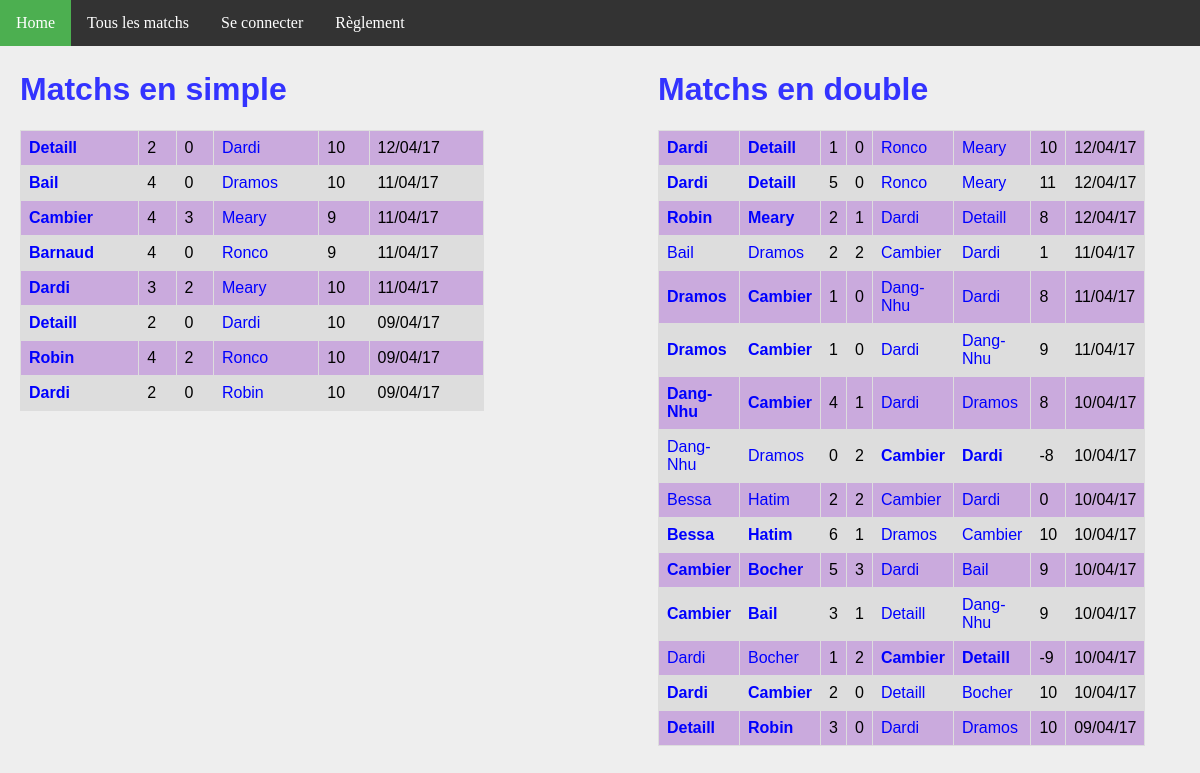
The app's page /matchs/, older data.
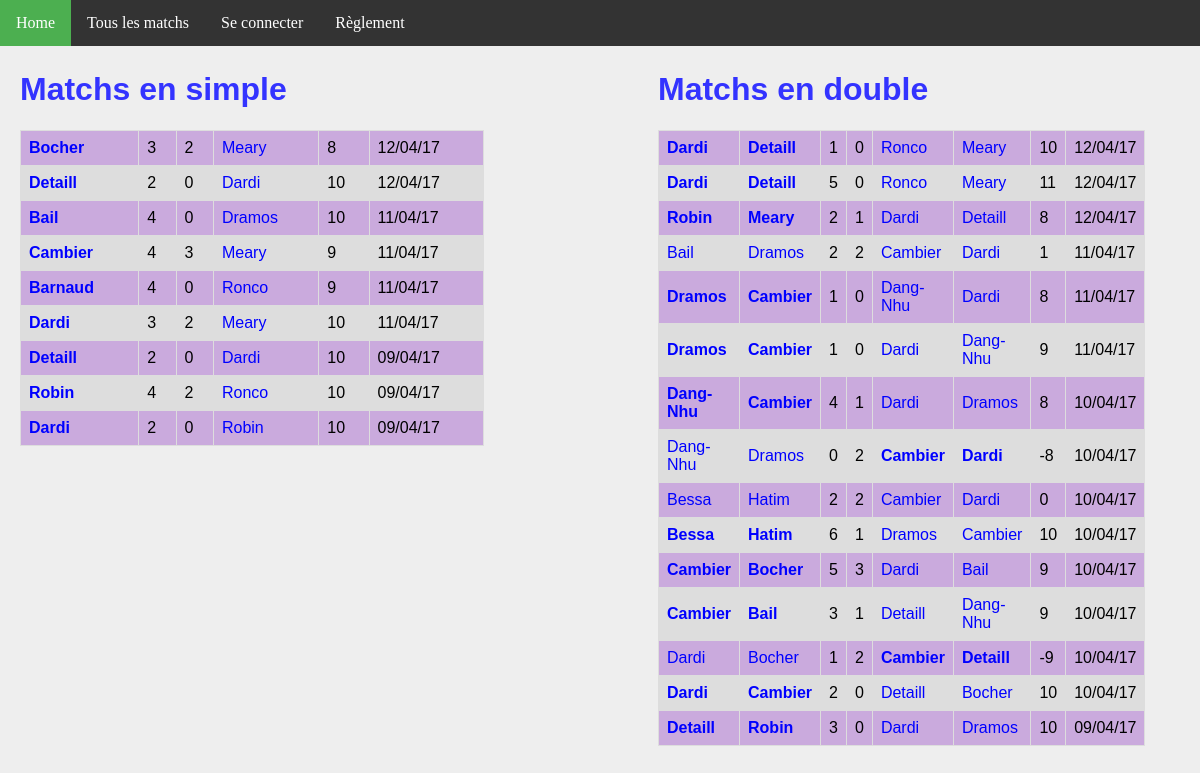
The same page, newer data.
### ranking/models.py (models this page shows, shortened)
class MatchSimple(models.Model):
    domicile = models.ForeignKey('Joueur', related_name = 'dom')
    exterieur = models.ForeignKey('Joueur', related_name = 'exte')
    date = models.DateTimeField(auto_now_add=True)
    buts_domicile = models.IntegerField(default=0)
    buts_exterieur = models.IntegerField(default=0)
    points = models.IntegerField(default=0)
    @property
    def winner(self):
        if self.buts_domicile > self.buts_exterieur:
            return 1.
        elif self.buts_domicile < self.buts_exterieur:
            return 0.
        else:
            return 0.5

class Joueur(models.Model):
    user = models.OneToOneField(User, on_delete=models.CASCADE)
    pseudo = models.CharField(max_length = 50, default="Pax lambda")
    simple_score = models.IntegerField(default=500)
    simple_rang = models.IntegerField(default=0)
    simple_victoires = models.IntegerField(default=0)
    simple_nuls = models.IntegerField(default=0)
    simple_defaites = models.IntegerField(default=0)
    simple_buts_pour = models.IntegerField(default=0)
    simple_buts_contre = models.IntegerField(default=0)
    double_score = models.IntegerField(default=500)
    double_rang = models.IntegerField(default=0)
    double_victoires = models.IntegerField(default=0)
    double_nuls = models.IntegerField(default=0)
    double_defaites = models.IntegerField(default=0)
    double_buts_pour = models.IntegerField(default=0)
    double_buts_contre = models.IntegerField(default=0)

class MatchDouble(models.Model):
    domicile_1 = models.ForeignKey('Joueur', related_name = 'dom1')
    domicile_2 = models.ForeignKey('Joueur', related_name = 'dom2')
    exterieur_1 = models.ForeignKey('Joueur', related_name = 'exte1')
    exterieur_2 = models.ForeignKey('Joueur', related_name = 'exte2')
    date = models.DateTimeField(auto_now_add=True)
    buts_domicile = models.IntegerField(default=0)
    buts_exterieur = models.IntegerField(default=0)
    points = models.IntegerField(default=0)
    @property
    def winner(self):
        if self.buts_domicile > self.buts_exterieur:
            return 1.
        elif self.buts_domicile < self.buts_exterieur:
            return 0.
        else:
            return 0.5

### ranking/views.py (the view)
# urls.py: url(r'^matchs/$', views.all_matchs, name='matchs'),
def all_matchs(request):
    context = {
        'simple_matchs': MatchSimple.objects.order_by('-date').all(),
        'double_matchs': MatchDouble.objects.order_by('-date').all(),
    }
    return render(request, 'all_matchs.html', context)

### ranking/templates/all_matchs.html
{% extends 'base.html' %}
{% block body %}
<div id="column1" style="float:left; margin:0; width:40%;">
    <h1>Matchs en simple</h1>
    <table>
        {% for m in simple_matchs %}
        <tr>
            <td {% if m.winner == 1 %} style='font-weight:bold'{% endif %} >
                <a href="{% url 'joueur' m.domicile.id %}">{{m.domicile.pseudo}}</a>
            </td>
            <td>{{m.buts_domicile}}</td>
            <td>{{m.buts_exterieur}}</td>
            <td {% if m.winner == 0 %} style='font-weight:bold'{% endif %} >
                <a href="{% url 'joueur' m.exterieur.id %}">{{m.exterieur.pseudo}}</a>
            </td>
            <td>{{m.points}}</td>
            <td>{{m.date | date:'d/m/y'}}</td>
        </tr>
        {% endfor %}
    </table>
</div>
<div id="column2" style="float:left; margin-left:15%;width:40%;">
<h1>Matchs en double</h1>
<table>
    {% for m in double_matchs %}
    <tr>
        <td {% if m.winner == 1 %} style='font-weight:bold'{% endif %} >
            <a class="joueur" href="{% url 'joueur' m.domicile_1.id %}">{{m.domicile_1.pseudo}}</a>
        </td>
        <td {% if m.winner == 1 %} style='font-weight:bold'{% endif %} >
            <a class="joueur" href="{% url 'joueur' m.domicile_2.id %}">{{m.domicile_2.pseudo}}</a>
        </td>
        <td>{{m.buts_domicile}}</td>
        <td>{{m.buts_exterieur}}</td>
        <td {% if m.winner == 0 %} style='font-weight:bold'{% endif %} >
            <a class='joueur' href="{% url 'joueur' m.exterieur_1.id %}">{{m.exterieur_1.pseudo}}</a>
        </td>
        <td {% if m.winner == 0 %} style='font-weight:bold'{% endif %} >
            <a class='joueur' href="{% url 'joueur' m.exterieur_2.id %}">{{m.exterieur_2.pseudo}}</a>
        </td>
        <td>{{m.points}}</td>
        <td>{{m.date | date:'d/m/y'}}</td>
    </tr>
    {% endfor %}
</table>
</div>
{% endblock %}

Row changes from the older to the newer data that the page shows:
added MatchSimple: domicile.pseudo "Bocher", buts_domicile "3", buts_exterieur "2", exterieur.pseudo "Meary", points "8", date "12/04/17"
